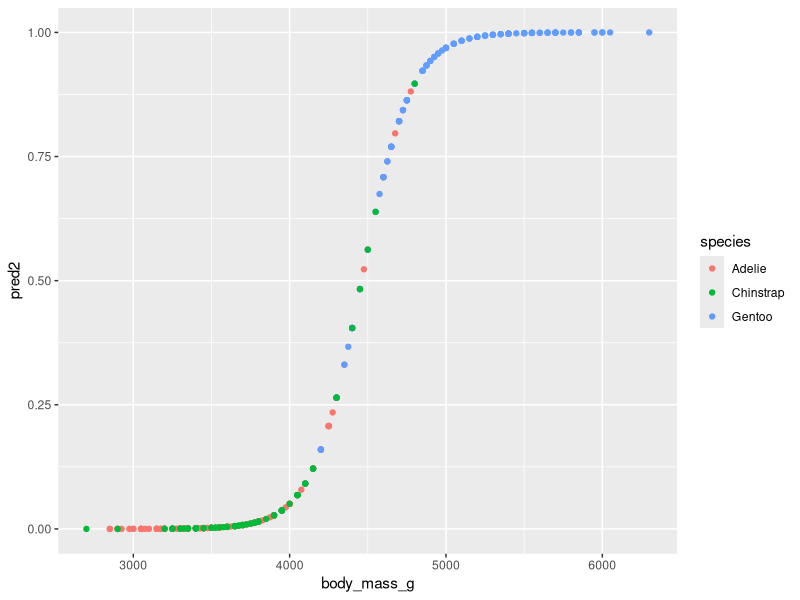

Recreate this plot in R.
## ---- chunk 1

library(tidyverse)
library(palmerpenguins)
library(ggplot2)


## ---- chunk 2
peng = penguins

peng_2 = peng %>% 
  mutate(gentoo = case_when(species == 'Gentoo' ~ TRUE,
                            TRUE ~ FALSE))

mod4 = glm(dat = peng_2, formula = gentoo ~ body_mass_g, 
           family = "binomial")

peng_2$pred2 = predict(mod4, peng_2, type = 'response')

peng_2 %>% 
  mutate(outcome = case_when(pred2 > 0.75 ~ 'Gentoo',
                             pred2 < 0.25 ~ 'Not Gentoo',
                             TRUE ~ 'Not Sure'))

peng_2 = peng_2 %>% 
  mutate(outcome = case_when(pred2 > 0.75 ~ 'Gentoo',
                             pred2 < 0.25 ~ 'Not Gentoo',
                             TRUE ~ 'Not Sure')) %>% 
  mutate(compare = case_when(species == 'Gentoo' & outcome == 'Gentoo' ~ 'Correct',
                             species != 'Gentoo' & outcome == 'Not Gentoo' ~ 'Correct',
                             TRUE ~ 'Not correct'))


## ---- chunk 3
peng_2 %>% 
  ggplot(aes(x = body_mass_g, 
             y = pred2, 
             colour = species)) +
  geom_point()
